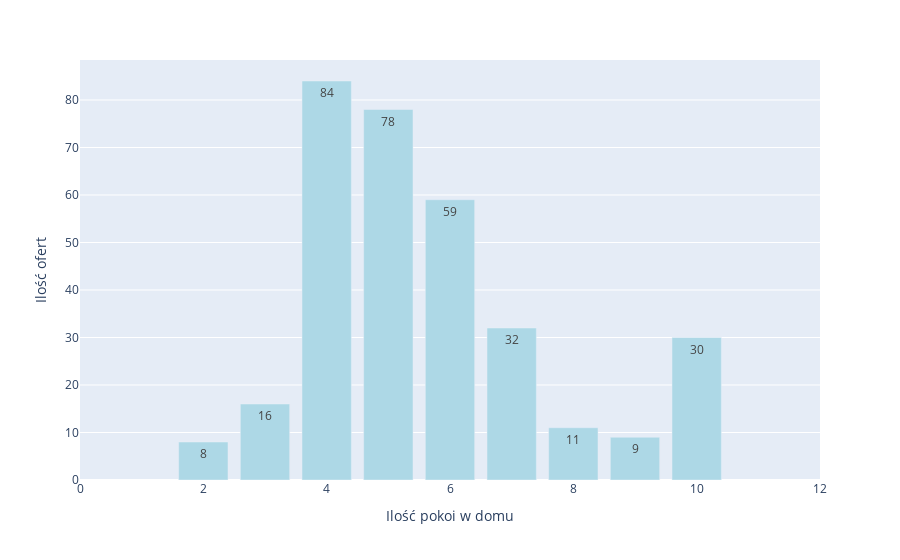

The notebook cell this image was saved under:
### Code cell
df = pd.DataFrame(data['Pokoje'].value_counts())

df.columns = ['Ilość ofert']
df.index.name = "Ilość pokoi w domu"
fig = px.bar(df, x=df.index, y='Ilość ofert', text='Ilość ofert')
fig.update_xaxes(range=[0,12])

fig.update_traces(marker_color='lightblue')
fig.update_layout(showlegend=False)
fig.show()

### Figure 1 — Plotly figure (JSON) as saved in the notebook; plotly's stock layout.template omitted (floating-point values rounded to 4 significant figures)
{"data": [{"alignmentgroup": "True", "hovertemplate": "Ilość pokoi w domu=%{x}<br>Ilość ofert=%{text}<extra></extra>", "legendgroup": "", "marker": {"color": "lightblue", "pattern": {"shape": ""}}, "name": "", "offsetgroup": "", "orientation": "v", "showlegend": false, "text": [84, 78, 59, 32, 30, 16, 11, 9, 8, 1], "textposition": "auto", "type": "bar", "x": [4, 5, 6, 7, 10, 3, 8, 9, 2, 504], "xaxis": "x", "y": [84, 78, 59, 32, 30, 16, 11, 9, 8, 1], "yaxis": "y"}], "layout": {"barmode": "relative", "legend": {"tracegroupgap": 0}, "margin": {"t": 60}, "showlegend": false, "xaxis": {"anchor": "y", "domain": [0, 1], "range": [0, 12], "title": {"text": "Ilość pokoi w domu"}}, "yaxis": {"anchor": "x", "domain": [0, 1], "title": {"text": "Ilość ofert"}}}}
